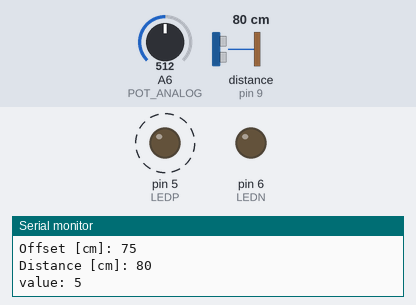
Simulated run of this sketch. Board: Arduino Nano, built with avr-gcc and run on an emulated ATmega328P. On the bench: output pins drawn as LEDs (lit = HIGH), the last lines printed to the serial monitor. Dashed ring = blinking. The inputs (shaded band) are chosen by the test bench; at power-on: distance to the obstacle (sensor on pin 9) 80 cm, A6 (POT_ANALOG) = 512. The echo pulse lasts 58.3 µs per cm; pins used as bus, display or sensor lines are not drawn.

Above: at 1.2 s.
1.3 s: distance to the obstacle (sensor on pin 9) set to 2 cm
At 2.2 s:
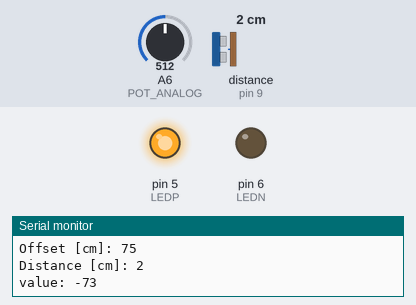
3.0 s: A6 (POT_ANALOG) set to 22
4.5 s: A6 (POT_ANALOG) set to 19
At 5.0 s:
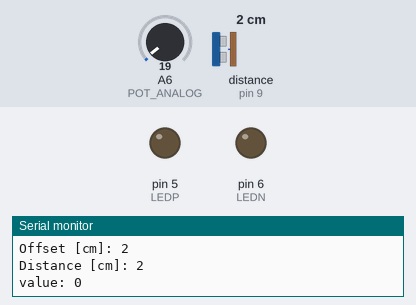
6.1 s: distance to the obstacle (sensor on pin 9) set to 4 cm
At 6.6 s:
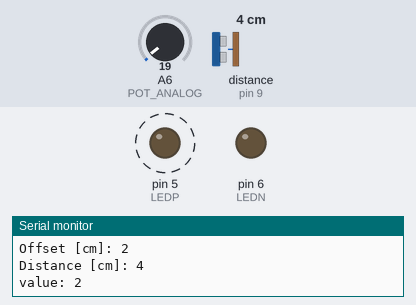
9.1 s: distance to the obstacle (sensor on pin 9) set to 68 cm
12.1 s: distance to the obstacle (sensor on pin 9) set to 76 cm
At 12.9 s:
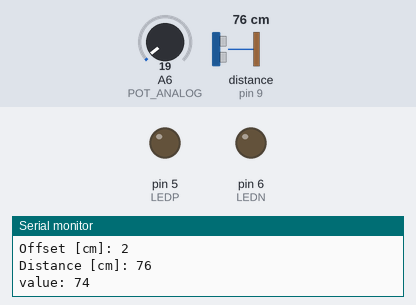
Timing chart, 0 to 14.7 s (numbered marks = the images above; inputs shaded):
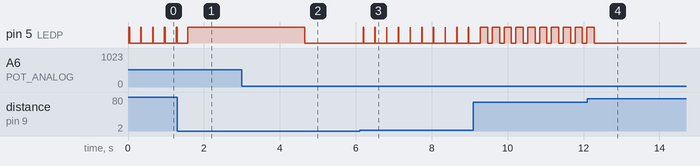

Measured:
- the behaviour switches between 21 and 20 on A6 (POT_ANALOG) (found by bisection; images 1 and 2)
- the behaviour switches between 72 and 73 cm on distance to the obstacle (sensor on pin 9) (found by bisection; images 3 and 4)
- after the input at 1.3 s, pin 5 (LEDP): goes on until 1.6 s, then stays HIGH
- after the input at 4.5 s, pin 5 (LEDP): HIGH → LOW after 0.16 s
- after the input at 6.1 s, pin 5 (LEDP): alternates HIGH for 0.01 s and LOW for 0.30 s, starting after 0.10 s
- after the input at 12.1 s, pin 5 (LEDP): goes on until 12.3 s, then stays LOW
- by itself, pin 5 (LEDP): alternates HIGH for 0.02 s and LOW for 0.29 s

The sketch:

lidar_sensor.ino
```cpp
/*
Date: 2024-12-01
Author: Dr. Andre Broekman

Static LiDAR distance measurement device for accurately parking a motor vehicle

Potentiometer sensor: 0-1024 step values
Map this to a 0 - 150 cm range that defines an offset.
The offset measurement is subtracted from the distance measurement of the ultrasonic distance sensor.
This calculated parameter is referred to as the *value*
The transition distance is set to 70 cm that defines the *active* region as you park.

Based on the value:
If the value is less than zero, light up the LED permanently, i.e. correct parking position.
If the values is greater than the transition distance, turn off the LED.
Otherwise, the sensor is within the transition zone. A 300ms window is defined for the LED.
       The off-time period in the window is defined by mapping the value to the 300ms window.
       Owing to persistence of vision, a minimum function is used to define a minimum off time.
       The on time is defined as the window time subtracted by the off time.

The resulting behaviour is an increasing shorter LED flash until the correct distance is achieved, whereafter
the LED remains lit continuously.
*/

// Arduino Nano Type C

// https://github.com/Segilmez06/DistanceSensor
// HC-SR04 Lidar sensor pinhout
//    Yellow - 5V
//    Black -  GND
//    Red -    ECH (D9)
//    White -  TRIG (D10)
#include <DistanceSensor.h>
const int ECHO = 9;
const int TRIG = 10;
DistanceSensor sensor(TRIG, ECHO);

// Panel indicator LED (with built in resistor) is connected to digital pins directly to power it.
// LED+ - D5; set to LOW or HIGH to source current.
// LED- - D6; set pin permanently to input and low to sink current.
const int LEDP = 5;
const int LEDN = 6;

// Potensiometer
// D2 - set as output to power the potensiometer.
// A6 - input reading for potensiometer sensor over 0-5V range.
const int POT_POWER = 2;
const int POT_ANALOG = A6;
int offset = 0;  // global var to store the offset measurement from the potensiometer wiper

// Logic control variables
const int FLASH_WINDOW = 300;  // cycle time in millis
const int TRANSITION = 70;  // length of the transition window [cm] between on and off states for the blink LED

void setup() {
  // Configure the LED pins
  pinMode(LEDN, OUTPUT);
  pinMode(LEDP, OUTPUT);
  digitalWrite(LEDP, LOW);

  // Configure the potensiometer and turn on its power delivery
  pinMode(POT_POWER, OUTPUT);
  digitalWrite(POT_POWER, HIGH);
  delay(10);

  Serial.begin(115200);
}


void loop() {
  // Update the offset measurement
  delay(3);
  // Get a new reading from the distance sensor during the first minute from power on
  if (millis() < 60000) {
    offset = analogRead(POT_ANALOG);
    delay(3);
  }

  // Map potensiometer ADC value between 0 cm and 150 cm
  int offset_cm = map(offset, 0, 1023, 0, 150);

  int distance = sensor.getCM();

  // Calculate the measurement and update the blink LED accordingly
  int val = distance - offset_cm;
  if (val < 0) {  // Too close
    digitalWrite(LEDP, HIGH);  // Turn on permanently
    delay(FLASH_WINDOW);
  }
  else if (val > TRANSITION) {  // Too far
    digitalWrite(LEDP, LOW);  // Turn off permanently
    delay(FLASH_WINDOW);
  } else {  // Linearly interpolate flashing LED behaviour
    int offtime = map(val, 0, TRANSITION, 0, FLASH_WINDOW);
    // Minimum time defined to accomodate persistance of vision effects
    offtime = min(offtime, (FLASH_WINDOW - FLASH_WINDOW*0.35));
    int ontime = FLASH_WINDOW - offtime;
    digitalWrite(LEDP, HIGH);
    delay(offtime);
    digitalWrite(LEDP, LOW);
    delay(ontime);
  }

  // Print debug information to Serial
  Serial.print("Offset [ADC]: ");
  Serial.println(offset);
  Serial.print("Offset [cm]: ");
  Serial.println(offset_cm);
  Serial.print("Distance [cm]: ");
  Serial.println(distance);
  Serial.print("value: ");
  Serial.println(val);
  Serial.println("");
}
```
